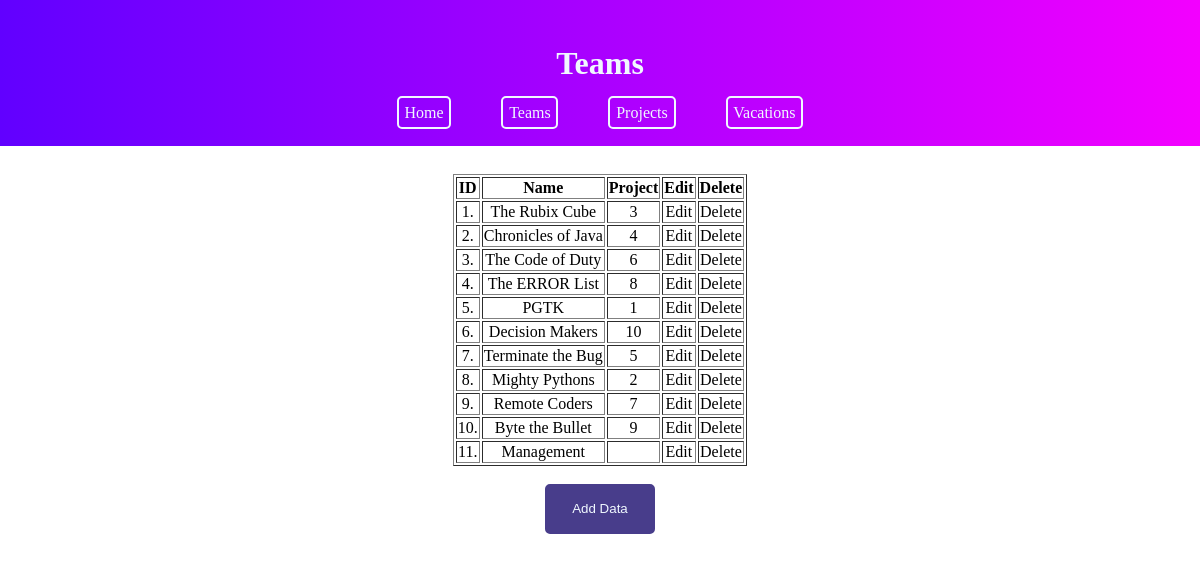
/Site/teams/teams.php, run on an earlier commit of the app's database.
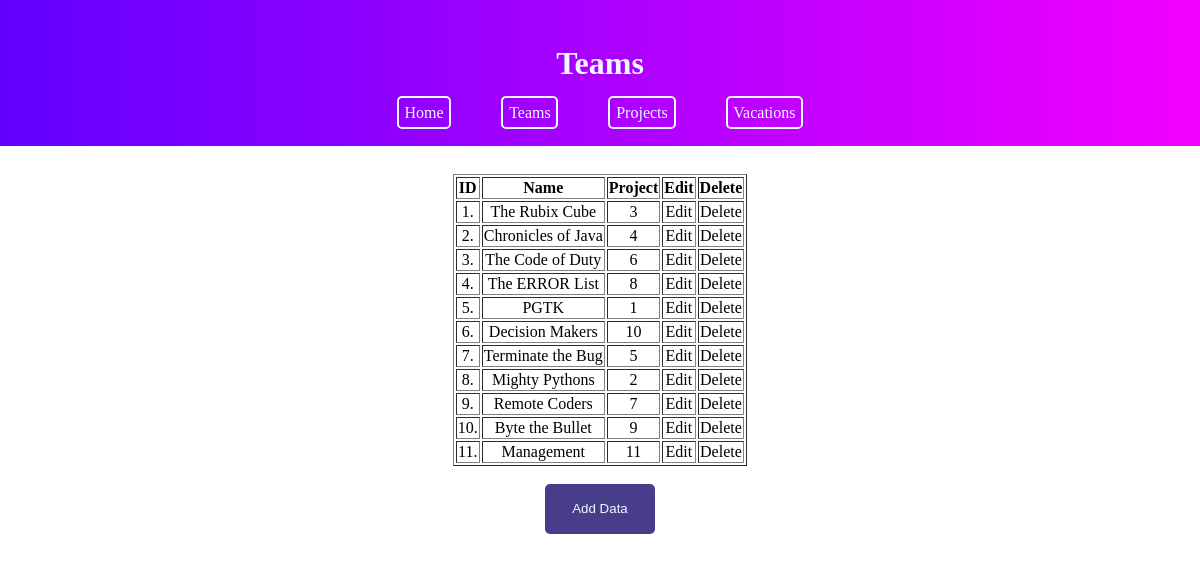
And on a later commit of the database.
### tables this page shows
CREATE TABLE Teams (id INTEGER PRIMARY KEY, name STRING (15), project STRING (20));

### Site/teams/teams.php (the view, shortened to what this page needs)
<!DOCTYPE html>
<html lang="en">
<head>
    <link rel="stylesheet" href="../style.css">
</head>
<body>
    <header>
        <h1>Teams</h1>
        <?php
        if ($_SESSION['role'] == 'CEO') {
        ?>
        <nav>
            <a href="../index.php">Home</a>
            <a href="../teams/teams.php">Teams</a>
            <a href="../projects/projects.php">Projects</a>
            <a href="../vacations/vacations.php">Vacations</a>
            <a href="../users/users.php">Users</a>
        </nav>
        <?php
        }else{
            ?>
            <nav>
            <a href="../index.php">Home</a>
            <a href="../teams/teams.php">Teams</a>
            <a href="../projects/projects.php">Projects</a>
            <a href="../vacations/vacations.php">Vacations</a>
        </nav>
        <?php
        }
        ?>
    </header>
    <div class="div_align scrollable">
        <?php
        if (!isset($_POST['addbttn'])) {
            $pdo = new PDO('sqlite:../../Database.db');
            $statement = $pdo->query("SELECT * FROM Teams");
            $teams = $statement->fetchAll(PDO::FETCH_ASSOC);
            echo "<br><table border = 1>";
            echo "
            <tr>
                <td><b>ID<b></td>
                <td><b>Name<b></td>
                <td><b>Project<b></td>
                <td><b>Edit<b></td>
                <td><b>Delete<b></td>
            </tr>";
            foreach ($teams as $row => $data) {
                echo "<tr>";
                echo "<td>" . $data['id'] . "." . "</td>";
                echo "<td>" . $data['name'] . "</td>";
                echo "<td>" . $data['project'] . "</td>";
                echo "<td align='center'>" ?> <a class='a_links' href="teams_update.php?id=<?php echo $data['id']; ?>">Edit</a></td> <?php
                echo "<td align='center'>" ?> <a class='a_links' href="teams_delete.php?id=<?php echo $data['id']; ?>">Delete</a></td>
        <?php
                echo "</tr>";
            }
            echo "</table>";
        } else {
            header("Location: teams_add.php");
        }
        ?>
        <form method="post">
            <div class="buttons">
                <br>
                <input class="actionbttns" type="submit" name="addbttn" value="Add Data">
            </div>
        </form>
    </div>
</body>
</html>

What changed in the data, as far as the page shows it:
changed teams "Management": project (not shown) → "11"
